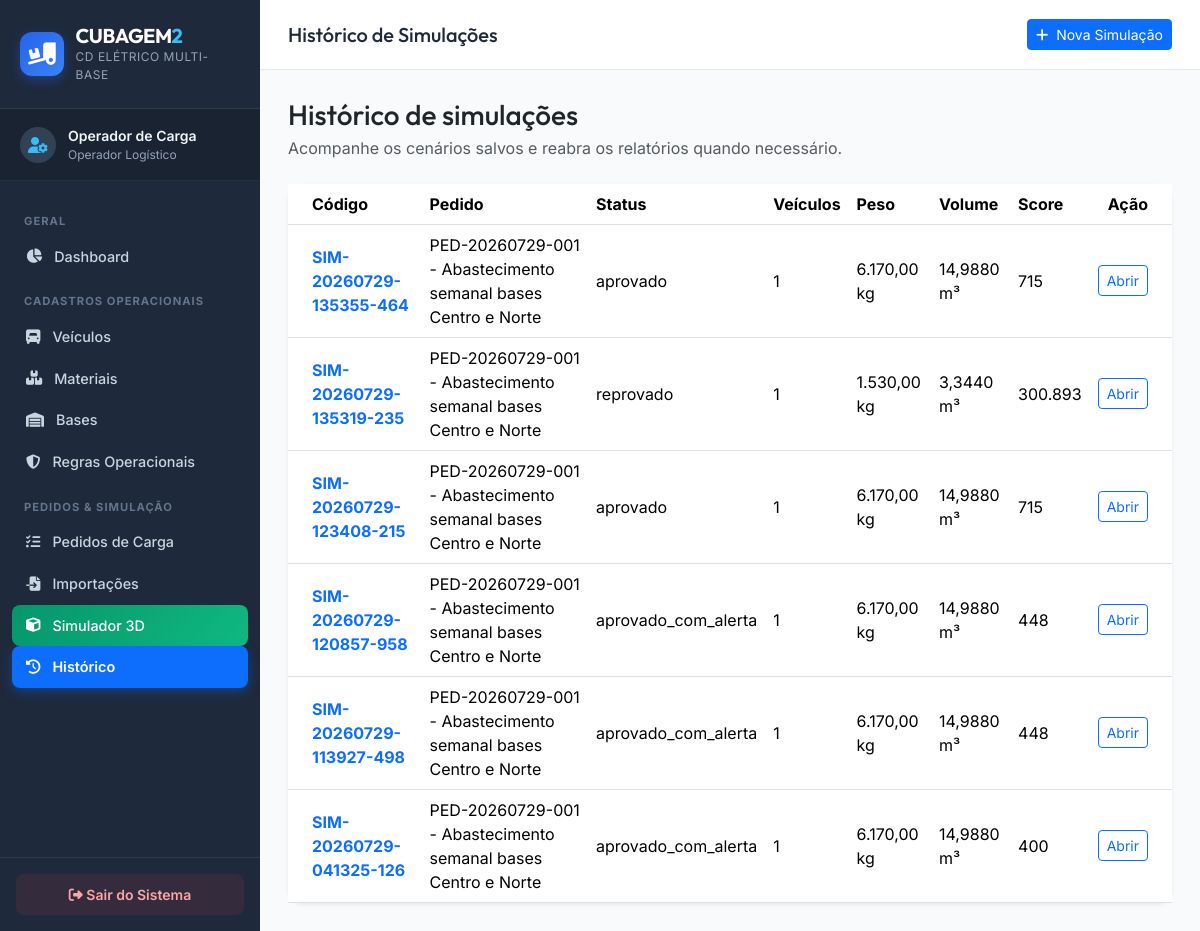
/pages/historico.php (signed in), run on the app's committed database.
### tables this page shows
CREATE TABLE simulacoes (
  id INTEGER PRIMARY KEY AUTOINCREMENT,
  codigo_simulacao TEXT NOT NULL UNIQUE,
  pedido_id INTEGER NOT NULL,
  usuario_id INTEGER NULL,
  score_total REAL NOT NULL,
  status TEXT NOT NULL,
  total_veiculos INTEGER NOT NULL,
  qtd_itens_total INTEGER NOT NULL,
  qtd_itens_alocados INTEGER NOT NULL,
  qtd_itens_nao_alocados INTEGER NOT NULL,
  peso_total_kg REAL NOT NULL,
  volume_total_m3 REAL NOT NULL,
  observacoes TEXT NULL,
  created_at DATETIME DEFAULT CURRENT_TIMESTAMP,
  FOREIGN KEY (pedido_id) REFERENCES pedidos_carga(id) ON DELETE CASCADE
);

CREATE TABLE pedidos_carga (
  id INTEGER PRIMARY KEY AUTOINCREMENT,
  codigo_pedido TEXT NOT NULL UNIQUE,
  descricao TEXT NOT NULL,
  status TEXT DEFAULT 'rascunho',
  observacoes TEXT NULL,
  created_at DATETIME DEFAULT CURRENT_TIMESTAMP,
  updated_at DATETIME DEFAULT CURRENT_TIMESTAMP
);

### controllers/SimulacaoController.php (called while the page is built, shortened)
<?php
require_once __DIR__ . '/../models/Simulacao.php';
class SimulacaoController {
    private Simulacao $model;
    public function __construct() {
        $this->model = new Simulacao();
    }
    public function listar(): array {
        return $this->model->listarTodas();
    }
}

### models/Simulacao.php (called while the page is built, shortened)
<?php
require_once __DIR__ . '/Regra.php';
class Simulacao {
    private PDO $pdo;
    public function __construct() {
        global $pdo;
        $this->pdo = $pdo;
    }
    public function listarTodas(): array {
        $sql = 'SELECT s.*, p.codigo_pedido, p.descricao AS pedido_descricao
                FROM simulacoes s
                JOIN pedidos_carga p ON p.id = s.pedido_id
                ORDER BY s.id DESC';
        return $this->pdo->query($sql)->fetchAll();
    }
}

### pages/historico.php (the view, shortened to what this page needs)
<?php
require_once __DIR__ . '/../controllers/SimulacaoController.php';
require_once __DIR__ . '/../includes/header.php';
require_once __DIR__ . '/../includes/menu.php';
$controller = new SimulacaoController();
$simulacoes = $controller->listar();
?>
<div class="container-fluid p-0">
    <div class="mb-4">
        <h2 class="h3 mb-1 text-dark">Histórico de simulações</h2>
        <p class="text-muted mb-0">Acompanhe os cenários salvos e reabra os relatórios quando necessário.</p>
    </div>
    <div class="card border-0 shadow-sm rounded-4">
        <div class="card-body p-0">
            <div class="table-responsive">
                <table class="table table-hover align-middle mb-0">
                    <thead class="bg-light">
                        <tr>
                            <th class="ps-4">Código</th>
                            <th>Pedido</th>
                            <th>Status</th>
                            <th>Veículos</th>
                            <th>Peso</th>
                            <th>Volume</th>
                            <th>Score</th>
                            <th class="pe-4 text-end">Ação</th>
                        </tr>
                    </thead>
                    <tbody>
                        <?php if (empty($simulacoes)): ?>
                            <tr><td colspan="8" class="text-center py-4 text-muted">Nenhuma simulação salva.</td></tr>
                        <?php else: ?>
                            <?php foreach ($simulacoes as $sim): ?>
                                <tr>
                                    <td class="ps-4 fw-bold text-primary"><?= htmlspecialchars($sim['codigo_simulacao']) ?></td>
                                    <td><?= htmlspecialchars($sim['codigo_pedido']) ?> - <?= htmlspecialchars($sim['pedido_descricao']) ?></td>
                                    <td><?= htmlspecialchars($sim['status']) ?></td>
                                    <td><?= (int) $sim['total_veiculos'] ?></td>
                                    <td><?= number_format($sim['peso_total_kg'], 2, ',', '.') ?> kg</td>
                                    <td><?= number_format($sim['volume_total_m3'], 4, ',', '.') ?> m³</td>
                                    <td><?= number_format($sim['score_total'], 0, ',', '.') ?></td>
                                    <td class="pe-4 text-end"><a href="resultado_simulacao.php?id=<?= (int) $sim['id'] ?>" class="btn btn-sm btn-outline-primary">Abrir</a></td>
                                </tr>
                            <?php endforeach; ?>
                        <?php endif; ?>
                    </tbody>
                </table>
            </div>
        </div>
    </div>
</div>
<?php require_once __DIR__ . '/../includes/footer.php'; ?>

### assets/css/style.css (style rules this page uses)
:root { --primary-color: #0d6efd; --primary-hover: #0b5ed7; --dark-bg: #0f172a; --sidebar-bg: #1e293b; --sidebar-active: #334155; --card-bg: #ffffff; --border-color: #e2e8f0; --text-primary: #1e293b; --text-secondary: #64748b; --accent-munck: #d97706; --accent-truck: #2563eb; --accent-carreta: #059669; --accent-warning: #f59e0b; --accent-danger: #ef4444; --accent-success: #10b981; --radius-sm: 8px; --radius-md: 12px; --radius-lg: 16px; --shadow-sm: 0 1px 3px rgba(0,0,0,0.1); --shadow-md: 0 4px 6px -1px rgba(0,0,0,0.1), 0 2px 4px -1px rgba(0,0,0,0.06); --shadow-lg: 0 10px 15px -3px rgba(0,0,0,0.1), 0 4px 6px -2px rgba(0,0,0,0.05); }
body { font-family: 'Inter', system-ui, -apple-system, sans-serif; background-color: #f8fafc; color: var(--text-primary); margin: 0; padding: 0; }
h1, h2, h3, h4, h5, h6 { font-family: 'Outfit', 'Inter', sans-serif; font-weight: 700; }

### data on the page
simulacoes: codigo_simulacao "SIM-20260729-135355-464", pedido.codigo_pedido "PED-20260729-001", pedido.descricao "Abastecimento semanal bases Centro e Norte", status "aprovado", total_veiculos "1", peso_total_kg "6.170,00", volume_total_m3 "14,9880", score_total "715"
simulacoes: codigo_simulacao "SIM-20260729-135319-235", pedido.codigo_pedido "PED-20260729-001", pedido.descricao "Abastecimento semanal bases Centro e Norte", status "reprovado", total_veiculos "1", peso_total_kg "1.530,00", volume_total_m3 "3,3440", score_total "300.893"
simulacoes: codigo_simulacao "SIM-20260729-123408-215", pedido.codigo_pedido "PED-20260729-001", pedido.descricao "Abastecimento semanal bases Centro e Norte", status "aprovado", total_veiculos "1", peso_total_kg "6.170,00", volume_total_m3 "14,9880", score_total "715"
simulacoes: codigo_simulacao "SIM-20260729-120857-958", pedido.codigo_pedido "PED-20260729-001", pedido.descricao "Abastecimento semanal bases Centro e Norte", status "aprovado_com_alerta", total_veiculos "1", peso_total_kg "6.170,00", volume_total_m3 "14,9880", score_total "448"
simulacoes: codigo_simulacao "SIM-20260729-113927-498", pedido.codigo_pedido "PED-20260729-001", pedido.descricao "Abastecimento semanal bases Centro e Norte", status "aprovado_com_alerta", total_veiculos "1", peso_total_kg "6.170,00", volume_total_m3 "14,9880", score_total "448"
simulacoes: codigo_simulacao "SIM-20260729-041325-126", pedido.codigo_pedido "PED-20260729-001", pedido.descricao "Abastecimento semanal bases Centro e Norte", status "aprovado_com_alerta", total_veiculos "1", peso_total_kg "6.170,00", volume_total_m3 "14,9880", score_total "400"

### other printed values
$usuarioLogado['nome'] "Operador de Carga"
$usuarioLogado['cargo'] "Operador Logístico"
$pageTitle "Histórico de Simulações"
